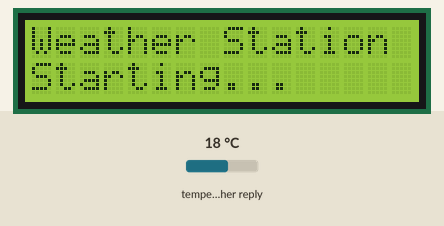
A sketch run on a simulated ESP32. Parts: 16×2 character LCD. Inputs (shaded band) come from the test bench; at power-on: temperature in the weather reply 18 °C. WiFi joins after 1.5 s; servers stay silent unless stated; web services answer with replies made up by the test bench; what the sketch prints to the serial monitor is not drawn.

Above: at 1.1 s.
At 3.98 s:
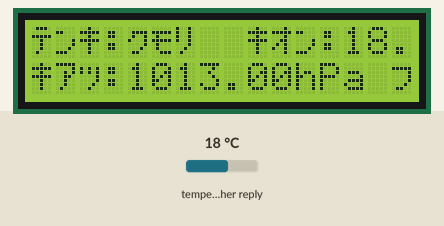
At 9.0 s:
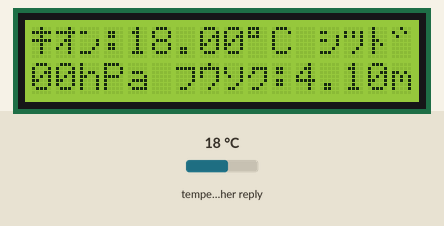
At 14.4 s:
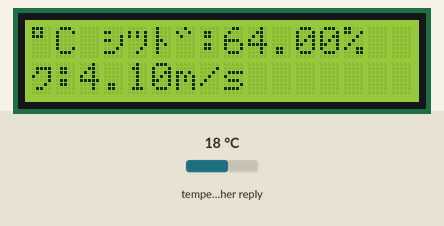
At 25.2 s:
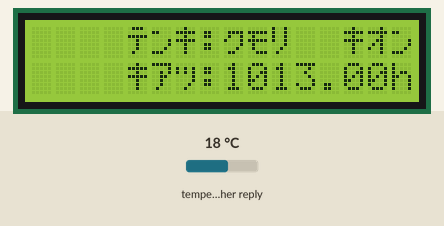
At 39.4 s:
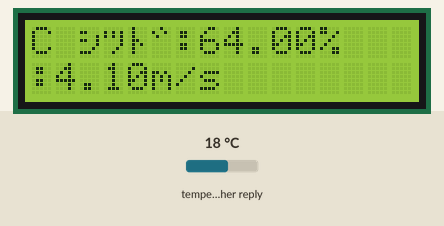

Measured:
- what the display in image 0 shows lasts 1.0 s, from 1.1 s to 2.1 s
- what the display in image 1 shows lasts 0.4 s, from 3.8 s to 4.2 s
- what the display in image 2 shows lasts 0.6 s, from 9.0 s to 9.6 s

The sketch:

weather_station.ino
```cpp
#include "WiFiConnection.h"
#include "OpenWeatherClient.h"
#include <LiquidCrystal.h>

// TODO Start------------------------------------------------------------------
// WiFi設定（ご自身のSSIDとパスワードに置き換えてください）
const char* ssid = "********";
const char* password = "************";

// OpenWeatherMap API設定
const String latitude = "************";              // ご自身の緯度に置き換えてください
const String longitude = "************";            // ご自身の経度に置き換えてください
const char* apiKey = "***********";  // ご自身のOpenWeather APIキーに置き換えてください


// LCDピン設定（ご自身の接続に合わせて変更してください）
const int rs = 0;
const int en = 1;
const int d4 = 2;
const int d5 = 3;
const int d6 = 4;
const int d7 = 5;

// TODO End------------------------------------------------------------------


// クラスのインスタンスを作成
WiFiConnection wifiConnection(ssid, password);
OpenWeatherClient weatherClient(latitude, longitude, apiKey);
LiquidCrystal lcd(rs, en, d4, d5, d6, d7);
WeatherData weather;

//天気情報表示文字
const String tenki = "\xc3\xdd\xb7";
const String situdo = "\xbc\xc2\xc4\xde";
const String kion = "\xb7\xb5\xdd";
const String kiatsu = "\xb7\xb1\xc2";
const String huusoku = "\xcc\xb3\xbf\xb8";


unsigned long previousMillis = 0;  // will store last time LED was updated
const long interval =10 * 60 * 1000;       // interval at which to blink (milliseconds)

void setup() {
  Serial.begin(115200);
  delay(1000);
  Serial.println();

  // LCD初期化
  lcd.begin(16, 2);

  // 起動メッセージ表示
  lcd.setCursor(0, 0);
  lcd.print("Weather Station");
  lcd.setCursor(0, 1);
  lcd.print("Starting...");
  delay(1000);
  // WiFi接続
  lcd.setCursor(0, 1);
  lcd.print("WiFi connecting");

  wifiConnection.connect();
  lcd.setCursor(0, 1);
  if (wifiConnection.isConnected()) {
    lcd.print("Setup complete");
  } else {
    lcd.print("Wifi DisConnect");
  }
}

void loop() {
  unsigned long currentMillis = millis();
  if (currentMillis - previousMillis >= interval || !(wifiConnection.isConnected()) || !(weather.isValid)) {
    // save the last time you blinked the LED
    previousMillis = currentMillis;
    if (wifiConnection.isConnected()) {
      // 天気データの取得
      weather = weatherClient.getWeatherData();
      lcd.clear();
    } else {
      Serial.println("WiFi未接続");

      // 再接続を試みる
      wifiConnection.connect();
    }
  } else {
    if (weather.isValid) {
      // Serial.println("現在の天気情報:");
      // Serial.println("温度: " + String(weather.temperature) + "°C");
      // Serial.println("天気: " + weather.description);
      // Serial.println("湿度: " + String(weather.humidity) + "%");
      // Serial.println("気圧: " + String(weather.pressure) + "hPa");
      // Serial.println("風速: " + String(weather.windSpeed) + "m/s");

      lcd.setCursor(0, 0);
      lcd.print(tenki + ":" + weather.description+"  "+kion+":"+String(weather.temperature) + "\xdf\x43 "+situdo+":"+String(weather.humidity) + "%");
      lcd.setCursor(0, 1);
      lcd.print(kiatsu+":"+String(weather.pressure) + "hPa "+huusoku+":"+String(weather.windSpeed) +"m/s");
      delay(400);
      for (int positionCounter = 0; positionCounter < 36; positionCounter++) {
        // scroll one position left:
        lcd.scrollDisplayLeft();
        // wait a bit:
        delay(600);
      }
    }
  }
}
```

OpenWeatherClient.h
```cpp
#ifndef OPEN_WEATHER_CLIENT_H
#define OPEN_WEATHER_CLIENT_H

#include <HTTPClient.h>
#include <ArduinoJson.h>

struct WeatherData {
  float temperature;
  String description;
  float humidity;
  float pressure;
  float windSpeed;
  bool isValid;
};

class OpenWeatherClient {
  private:
    String _latitude;
    String _longitude;
    const char* _apiKey;
    String _serverUrl;

  public:
    OpenWeatherClient(const String& latitude, const String& longitude, const char* apiKey);
    WeatherData getWeatherData();

  private:
    String buildApiUrl();
    String getWeatherInKatakana(String weather);
    WeatherData parseWeatherJson(String jsonString);
};

#endif
```

OpenWeatherClient.ino
```cpp
#include "OpenWeatherClient.h"

OpenWeatherClient::OpenWeatherClient(const String& latitude, const String& longitude, const char* apiKey) {
  _latitude = latitude;
  _longitude = longitude;
  _apiKey = apiKey;
  _serverUrl = buildApiUrl();
}

String OpenWeatherClient::buildApiUrl() {
  return "http://api.openweathermap.org/data/2.5/weather?lat=" + _latitude +
         "&lon=" + _longitude +
         "&appid=" + String(_apiKey) +
         "&lang=en&units=metric";
}

WeatherData OpenWeatherClient::getWeatherData() {
  WeatherData data = {0, "", 0, 0, 0, false}; // 初期値を設定

  HTTPClient http;
  http.begin(_serverUrl);
  int httpResponseCode = http.GET();

  if (httpResponseCode > 0) {
    String payload = http.getString();
    Serial.println("HTTPレスポンスコード: " + String(httpResponseCode));

    data = parseWeatherJson(payload);
  } else {
    Serial.println("HTTPリクエストエラー: " + String(httpResponseCode));
  }

  http.end();
  return data;
}

String OpenWeatherClient::getWeatherInKatakana(String weather) {
    if (weather == "Thunderstorm") return "	\xd7\xb2\xb3";//ライウ
    if (weather == "Drizzle") return "\xb7\xd8\xbb\xd2";//キリサメ
    if (weather == "Rain") return "\xb1\xd2";//アメ
    if (weather == "Snow") return "\xd5\xb7";//ユキ
    if (weather == "Clear") return "\xca\xda";//ハレ
    if (weather == "Clouds") return "\xb8\xd3\xd8";//クモリ
    if (weather == "Mist") return "\xd3\xd4";//モヤ
    if (weather == "Smoke") return "\xb9\xd1\xd8";//ケムリ
    if (weather == "Haze") return "\xb6\xbd\xd0";//カスミ
    if (weather == "Dust") return "\xce\xba\xd8";//ホコリ
    if (weather == "Fog") return "\xb7\xd8";//キリ
    if (weather == "Sand") return "\xbd\xc5";//スナ
    if (weather == "Ash") return "\xca\xb2";//ハイ
    if (weather == "Squall") return "\xbd\xba\xb0\xd9";//スコール
    if (weather == "Tornado") return "\xc4\xd9\xc8\xb0\xc4\xde";//トルネード

    return "\xcc\xd2\xb2"; // 該当なしの場合
}

WeatherData OpenWeatherClient::parseWeatherJson(String jsonString) {
  WeatherData data = {0, "", 0, 0, 0, false};

  DynamicJsonDocument doc(1024);
  DeserializationError error = deserializeJson(doc, jsonString);

  if (!error) {
    data.temperature = doc["main"]["temp"];
    data.description = getWeatherInKatakana(doc["weather"][0]["main"].as<String>());
    data.humidity = doc["main"]["humidity"];
    data.pressure = doc["main"]["pressure"];
    data.windSpeed = doc["wind"]["speed"];
    data.isValid = true;

    Serial.println("JSON解析成功");
  } else {
    Serial.println("JSON解析エラー");
  }

  return data;
}
```

WiFiConnection.h
```cpp
#ifndef WIFI_CONNECTION_H
#define WIFI_CONNECTION_H

#include <WiFi.h>

class WiFiConnection {
  private:
    const char* _ssid;
    const char* _password;
    bool _isConnected;

  public:
    WiFiConnection(const char* ssid, const char* password);
    bool connect();
    bool isConnected();
    void disconnect();
};

#endif
```

WiFiConnection.ino
```cpp
#include "WiFiConnection.h"

WiFiConnection::WiFiConnection(const char* ssid, const char* password) {
  _ssid = ssid;
  _password = password;
  _isConnected = false;
}

bool WiFiConnection::connect() {
  Serial.print("WiFi接続中...");

  WiFi.begin(_ssid, _password);

  // 接続を試みる（最大20回 = 10秒）
  int attempts = 0;
  while (WiFi.status() != WL_CONNECTED && attempts < 20) {
    delay(500);
    Serial.print(".");
    attempts++;
  }

  Serial.println();

  if (WiFi.status() == WL_CONNECTED) {
    _isConnected = true;
    Serial.println("WiFi接続完了");
    return true;
  } else {
    Serial.println("WiFi接続失敗");
    return false;
  }
}

bool WiFiConnection::isConnected() {
  _isConnected = (WiFi.status() == WL_CONNECTED);
  return _isConnected;
}

void WiFiConnection::disconnect() {
  WiFi.disconnect();
  _isConnected = false;
  Serial.println("WiFi切断");
}
```
